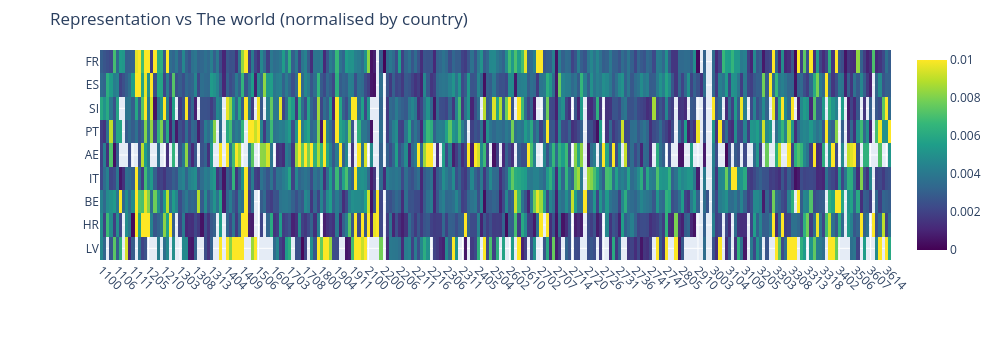

Notebook code cell kept with this figure:
### Code cell
x_labels = list(map(str, df_country_subfield_norm_world.columns))
# y_labels = list(map(str, df_country_subfield_norm_world.index))

# sub_list = list(map(str, top_20_countries_list))
sub_list = ["FR", "ES", "SI", "PT", "AE", "IT", "BE", "HR", "LV"]
y_labels = sub_list

fig = go.Figure(
    data=go.Heatmap(
        # z=df_country_subfield_norm_world_norm.values,
        z=df_country_subfield_norm_world_norm.loc[sub_list].values,
        x=x_labels,
        y=y_labels,
        colorscale="Viridis",
        zmin=0,
        zmax=0.01,
    )
)

# Layout
fig.update_layout(
    title="Representation vs The world (normalised by country)",
    width=1000,
    # height=20*len(y_labels),  # taller if more rows
    height=40*len(y_labels),  # taller if more rows
    margin=dict(l=100, r=50, t=50, b=100),
    xaxis=dict(tickangle=45, automargin=True),
    yaxis=dict(autorange="reversed", automargin=True)  # keep top-to-bottom ordering
)

fig.show()

### Figure 1 — Plotly figure (JSON) as saved in the notebook; plotly's stock layout.template omitted (floating-point values rounded to 4 significant figures; data arrays with more than 128 entries replaced by an {"elided": "..."} marker saying what was removed)
{"data": [{"colorscale": [[0.0, "#440154"], [0.1111, "#482878"], [0.2222, "#3e4989"], [0.3333, "#31688e"], [0.4444, "#26828e"], [0.5556, "#1f9e89"], [0.6667, "#35b779"], [0.7778, "#6ece58"], [0.8889, "#b5de2b"], [1.0, "#fde725"]], "x": {"elided": "252 str values"}, "y": ["FR", "ES", "SI", "PT", "AE", "IT", "BE", "HR", "LV"], "z": {"elided": "9x252 float values"}, "zmax": 0.01, "zmin": 0, "type": "heatmap"}], "layout": {"margin": {"l": 100, "r": 50, "t": 50, "b": 100}, "xaxis": {"tickangle": 45, "automargin": true}, "yaxis": {"autorange": "reversed", "automargin": true}, "title": {"text": "Representation vs The world (normalised by country)"}, "width": 1000, "height": 360}}
